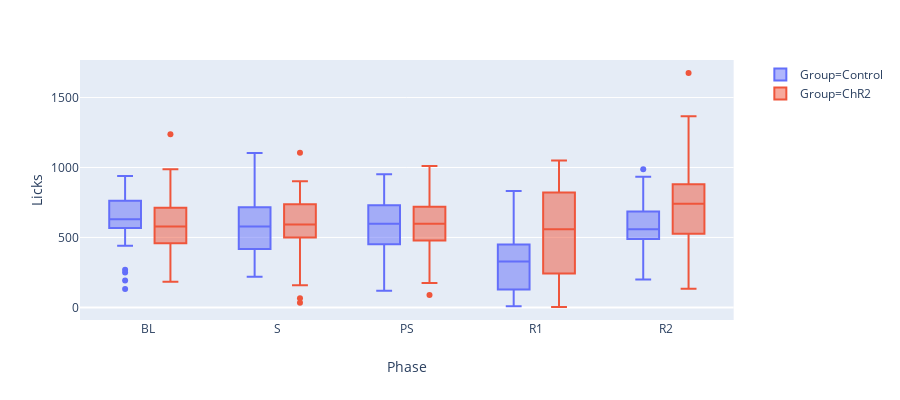

The notebook cell this image was saved under:
### Code cell
import plotly.express as px
px.box(df,x='Phase',y='Licks',
       color='Group',hover_name='Mouse_ID',height=400)#,
#       category_orders=['BL','S','PS','R1','R2'])#,points='suspectedoutliers')

### Figure 1 — Plotly figure (JSON) as saved in the notebook; plotly's stock layout.template omitted (floating-point values rounded to 4 significant figures; data arrays with more than 128 entries replaced by an {"elided": "..."} marker saying what was removed)
{"data": [{"alignmentgroup": "True", "hoverlabel": {"namelength": 0}, "hovertemplate": "<b>%{hovertext}</b><br><br>Group=Control<br>Phase=%{x}<br>Licks=%{y}", "hovertext": {"elided": "180 int values"}, "legendgroup": "Group=Control", "marker": {"color": "#636efa"}, "name": "Group=Control", "notched": false, "offsetgroup": "Group=Control", "orientation": "v", "showlegend": true, "type": "box", "x": {"elided": "180 str values"}, "x0": " ", "xaxis": "x", "y": {"elided": "180 int values"}, "y0": " ", "yaxis": "y"}, {"alignmentgroup": "True", "hoverlabel": {"namelength": 0}, "hovertemplate": "<b>%{hovertext}</b><br><br>Group=ChR2<br>Phase=%{x}<br>Licks=%{y}", "hovertext": {"elided": "260 int values"}, "legendgroup": "Group=ChR2", "marker": {"color": "#EF553B"}, "name": "Group=ChR2", "notched": false, "offsetgroup": "Group=ChR2", "orientation": "v", "showlegend": true, "type": "box", "x": {"elided": "260 str values"}, "x0": " ", "xaxis": "x", "y": {"elided": "260 int values"}, "y0": " ", "yaxis": "y"}], "layout": {"boxmode": "group", "height": 400, "legend": {"tracegroupgap": 0}, "margin": {"t": 60}, "xaxis": {"anchor": "y", "domain": [0, 0.98], "title": {"text": "Phase"}}, "yaxis": {"anchor": "x", "domain": [0, 1], "title": {"text": "Licks"}}}}
